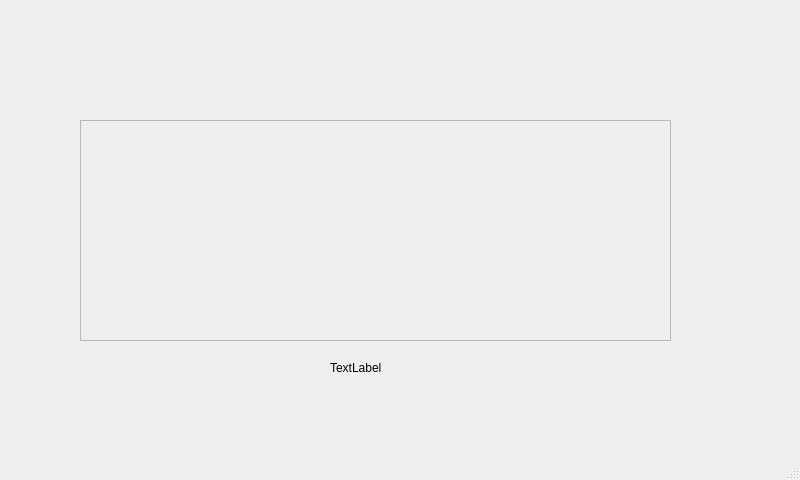
<?xml version="1.0" encoding="UTF-8"?>
<ui version="4.0">
 <class>MainWindow</class>
 <widget class="QMainWindow" name="MainWindow">
  <property name="geometry">
   <rect>
    <x>0</x>
    <y>0</y>
    <width>800</width>
    <height>480</height>
   </rect>
  </property>
  <property name="windowTitle">
   <string>MainWindow</string>
  </property>
  <widget class="QWidget" name="centralwidget">
   <widget class="QScrollArea" name="scrollArea">
    <property name="geometry">
     <rect>
      <x>80</x>
      <y>120</y>
      <width>591</width>
      <height>221</height>
     </rect>
    </property>
    <property name="widgetResizable">
     <bool>true</bool>
    </property>
    <widget class="QWidget" name="scrollAreaWidgetContents">
     <property name="geometry">
      <rect>
       <x>0</x>
       <y>0</y>
       <width>589</width>
       <height>219</height>
      </rect>
     </property>
    </widget>
   </widget>
   <widget class="QLabel" name="label">
    <property name="geometry">
     <rect>
      <x>330</x>
      <y>360</y>
      <width>55</width>
      <height>16</height>
     </rect>
    </property>
    <property name="text">
     <string>TextLabel</string>
    </property>
   </widget>
  </widget>
  <widget class="QMenuBar" name="menubar">
   <property name="geometry">
    <rect>
     <x>0</x>
     <y>0</y>
     <width>800</width>
     <height>26</height>
    </rect>
   </property>
  </widget>
  <widget class="QStatusBar" name="statusbar"/>
 </widget>
 <tabstops>
  <tabstop>scrollArea</tabstop>
 </tabstops>
 <resources/>
 <connections/>
</ui>
